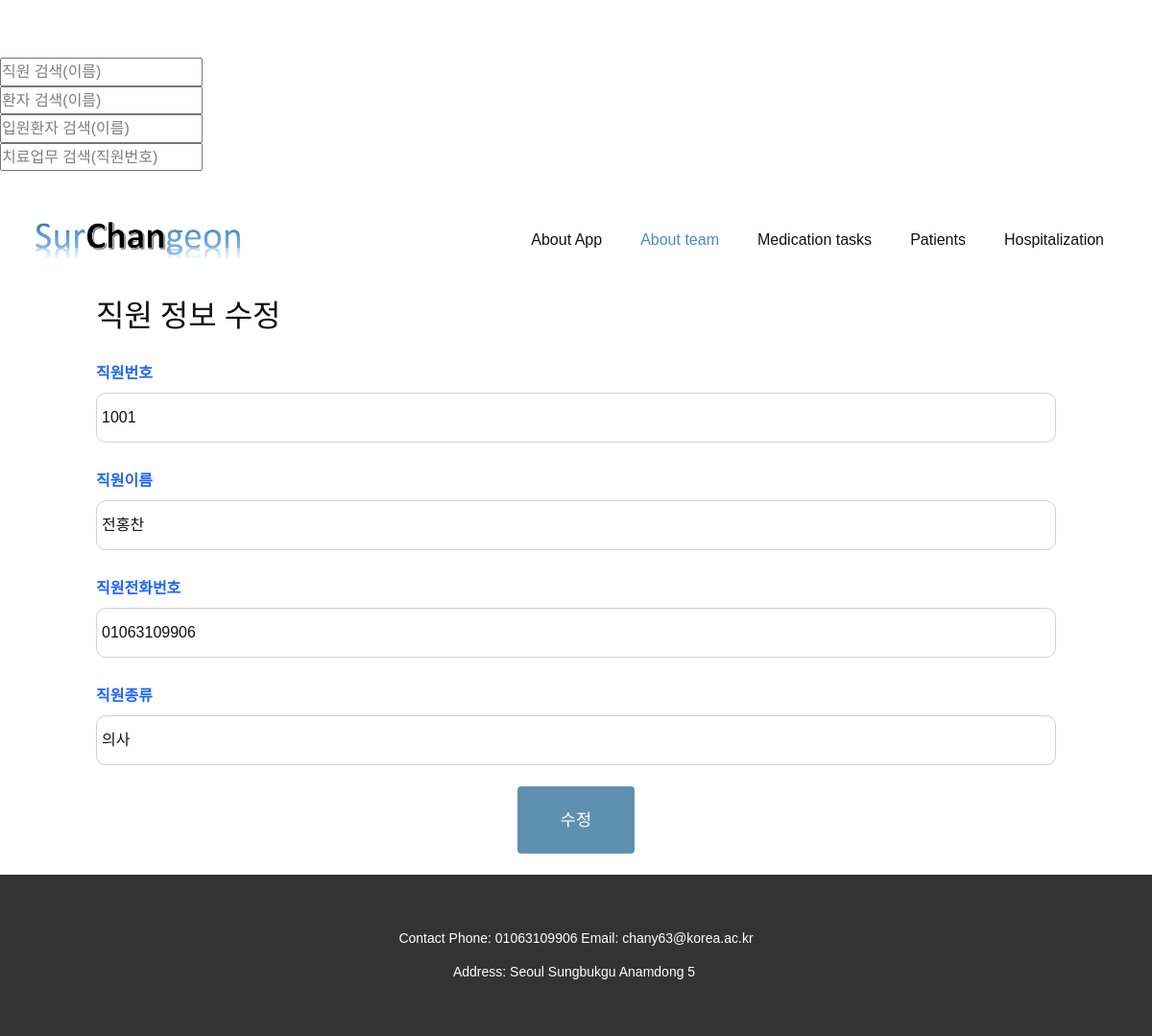
The page /team_form.php?emp_no=1001 on the database its author committed.
### tables this page shows
create table employee(emp_no char(10) primary key not null, emp_name char(20) not null, emp_phone char(20), emp_type char(20) not null);

### team_form.php (the view, shortened to what this page needs)
<!DOCTYPE html>
<html style="font-size: 16px;">
  <head>
    <link rel="stylesheet" href="nicepage.css" media="screen">
<link rel="stylesheet" href="About-team.css" media="screen">
<link rel="stylesheet" href="styles.css">
  </head>
  <form action="About-team.php" method="post">
    <input
      type="text"
      name="search_keyword"
      placeholder="직원 검색(이름)"
    />
  </form>
  <form action="Patients.php" method="post">
    <input
      type="text"
      name="search_keyword"
      placeholder="환자 검색(이름)"
    />
  </form>
  <form action="Hospitalization.php" method="post">
    <input
      type="text"
      name="search_keyword"
      placeholder="입원환자 검색(이름)"
    />
  </form>
  <form action="Medication-tasks.php" method="post">
    <input
      type="text"
      name="search_keyword"
      placeholder="치료업무 검색(직원번호)"
    />
  </form>
  <body class="u-body"><header class="u-clearfix u-header u-header" id="sec-d9f7"><div class="u-clearfix u-sheet u-sheet-1">
        <a href="Home.php" data-page-id="25047863" class="u-image u-logo u-image-1" title="Home" data-image-width="1425" data-image-height="398">
          <img src="images/1.png" class="u-logo-image u-logo-image-1">
        </a>
        <nav class="u-menu u-menu-dropdown u-offcanvas u-menu-1">
          <div class="u-custom-menu u-nav-container">
            <ul class="u-nav u-unstyled u-nav-1"><li class="u-nav-item"><a class="u-button-style u-nav-link u-text-active-palette-1-base u-text-hover-palette-2-base" href="About-App.php" style="padding: 10px 20px;">About App</a>
</li><li class="u-nav-item"><a class="u-button-style u-nav-link u-text-active-palette-1-base u-text-hover-palette-2-base" href="About-team.php" style="padding: 10px 20px;">About team</a>
</li><li class="u-nav-item"><a class="u-button-style u-nav-link u-text-active-palette-1-base u-text-hover-palette-2-base" href="Medication-tasks.php" style="padding: 10px 20px;">Medication tasks</a>
</li><li class="u-nav-item"><a class="u-button-style u-nav-link u-text-active-palette-1-base u-text-hover-palette-2-base" href="Patients.php" style="padding: 10px 20px;">Patients</a>
</li><li class="u-nav-item"><a class="u-button-style u-nav-link u-text-active-palette-1-base u-text-hover-palette-2-base" href="Hospitalization.php" style="padding: 10px 20px;">Hospitalization</a>
</li></ul>
          </div>
        </nav>
      </div></header>
      <?
      include "config.php";
      $conn = dbconnect($host, $dbid, $dbpass, $dbname);
      $mode = "입력";
      $action = "team_insert.php";
      if (array_key_exists("emp_no", $_GET)) {
          $emp_no = $_GET["emp_no"];
          $query =  "select * from employee where emp_no = $emp_no";
          $res = mysqli_query($conn, $query);
          $emp = mysqli_fetch_array($res);
          $mode = "수정";
          $action = "team_modify.php";
      }
      ?>
          <div class="container">
              <form name="team_form" action="<?=$action?>" method="post" class="fullwidth">
                  <h3>직원 정보 <?php echo $mode; ?></h3>
                  <p>
                      <label for="emp_no">직원번호</label>
                      <input type="text" placeholder="직원번호 입력" name="emp_no" value="<?=$emp['emp_no']?>"/>
                  </p>
                  <p>
                      <label for="emp_name">직원이름</label>
                      <input type="text" placeholder="직원이름 입력" name="emp_name" value="<?=$emp['emp_name']?>"/>
                  </p>
                  <p>
                      <label for="emp_phone">직원전화번호</label>
                      <input type="text" placeholder="직원전화번호 입력" name="emp_phone" value="<?=$emp['emp_phone']?>"/>
                  </p>
                  <p>
                      <label for="emp_type">직원종류</label>
                      <input type="text" placeholder="직원종류 입력" name="emp_type" value="<?=$emp['emp_type']?>" />
                  </p>
                  <p align="center"><button class="button primary large" onclick="javascript:return validate();"><?=$mode?></button></p>
              </form>
          </div>
          <footer class="u-align-center u-clearfix u-footer u-grey-80 u-footer" id="sec-7dd8"><div class="u-clearfix u-sheet u-sheet-1">
              <p class="u-small-text u-text u-text-variant u-text-1">Contact Phone: 01063109906 Email: chany63@korea.ac.kr<br>Address: Seoul Sungbukgu Anamdong 5&nbsp;
              </p>
            </div></footer>
        </body>
      </html>

### design/styles.css (style rules this page uses)
body { margin-top: 60px; }
.container { width: 1000px; margin: 0 auto; }
* { margin: 0; padding: 0; font-family: "Nanum Gothic", sans-serif; }
h1, h2, h3, h4, h5, h6 { font-weight: 500; }
h3 { font-size: 2em; }
p { line-height: 2.5em; }
a { font-size: .95em; font-weight: 700; text-decoration: none; color: #5f90b0; }
label { font-weight: 700; color: #1e66ff; }
.button { border: 0; border-radius: 4px; cursor: pointer; margin:2px 0px 2px 0px; }
.button.large { padding: 15px 45px; font-size: 1.1em; }
.button.primary { color: #FFF; background: #5f90b0; }
.fullwidth input[type='text'], input[type='number'], textarea, select { border: 1px solid #d1d1d1; border-radius: 10px; padding: 5px; width: 100% }

### rows shown on the page
employee: emp_no "1001", emp_name "전홍찬", emp_phone "01063109906", emp_type "의사"

### other values the page prints
$mode "수정"
